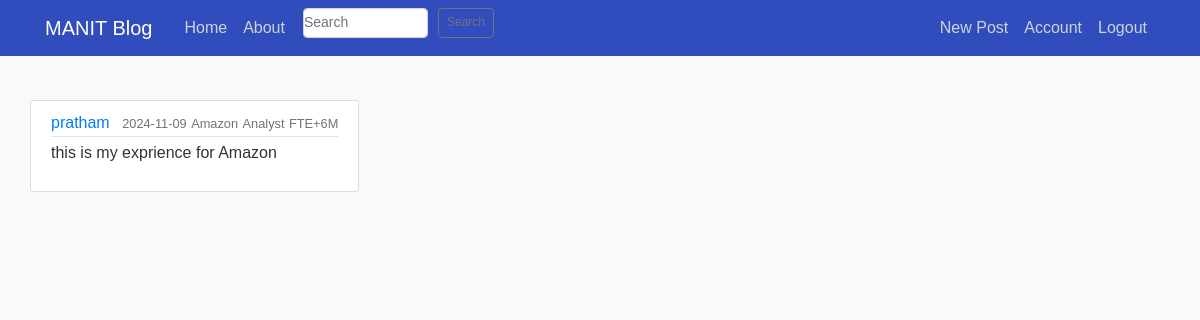
The app's page /post/1 (signed in) with its own data.
### flaskblog/models.py (models this page shows, shortened)
class User(db.Model, UserMixin):
    id = db.Column(db.Integer, primary_key=True)
    username = db.Column(db.String(20), unique=True, nullable=False)
    name = db.Column(db.String(100), nullable=False)
    email = db.Column(db.String(120), unique=True, nullable=False)
    image_file = db.Column(db.String(20), nullable=False, default='default.jpg')
    password = db.Column(db.String(40), nullable=False)
    posts = db.relationship('Post', backref='author', lazy=True)

class Post(db.Model):
    id = db.Column(db.Integer, primary_key=True)
    title = db.Column(db.String(100), nullable=False)
    branch = db.Column(db.String(100), nullable=False)
    verdict = db.Column(db.String(20), nullable=False)
    type = db.Column(db.String(100), nullable=False)
    interview_date = db.Column(db.String(20), nullable=True)
    date_posted = db.Column(db.DateTime, nullable=False, default=datetime.utcnow)
    content = db.Column(db.Text, nullable=False)
    role = db.Column(db.String(100), nullable=False)
    round = db.Column(db.String(100), nullable=False)
    user_id = db.Column(db.Integer, db.ForeignKey('user.id'), nullable=False)

### flaskblog/routes.py (the view)
@app.route("/post/<int:post_id>")
def post(post_id):
    post = Post.query.get_or_404(post_id)
    return render_template("post.html", title=post.title, post=post)

### flaskblog/forms.py
class SearchForm(FlaskForm):
    searched = StringField('Searched', validators=[DataRequired()])
    submit = SubmitField('Submit')

### flaskblog/models.py (called while the page is built)
@login_manager.user_loader
def load_user(user_id):
    return User.query.get(int(user_id))

### flaskblog/routes.py (called while the page is built)
@app.context_processor
def base():
    form = SearchForm()
    return dict(form=form)

### flaskblog/templates/post.html (shortened to what this page needs)
{% extends "layout.html" %}
{% block content %}
        <article class="media content-section">
          <div class="media-body">
            <div class="article-metadata">
              <a class="mr-2" href="#">{{ post.author.username }}</a>
              <small class="text-muted">{{ post.date_posted.strftime('%Y-%m-%d') }}</small>
                <small class="text-muted">{{post.title}}</small>
                <small class="text-muted">{{post.role}}</small>
                <small class="text-muted">{{post.type}}</small>
            </div>
            <p class="article-content">{{ post.content }}</p>
          </div>
        </article>
{% endblock content %}

### flaskblog/static/main.css (style rules this page uses)
body { color: #333333; margin-top: 5rem; }
.content-section { background: #ffffff; padding: 10px 20px; border: 1px solid #dddddd; border-radius: 3px; margin-bottom: 20px; }
.article-content { white-space: pre-line; }
.article-metadata { padding-bottom: 1px; margin-bottom: 4px; border-bottom: 1px solid #e3e3e3 }
body { font-family: Arial, sans-serif; display: flex; justify-content: center; padding: 20px; background-color: #f9f9f9; }

### records on screen
User: author.username "pratham"
Post: date_posted "2024-11-09", title "Amazon", role "Analyst", type "FTE+6M", content "this is my exprience for Amazon"
